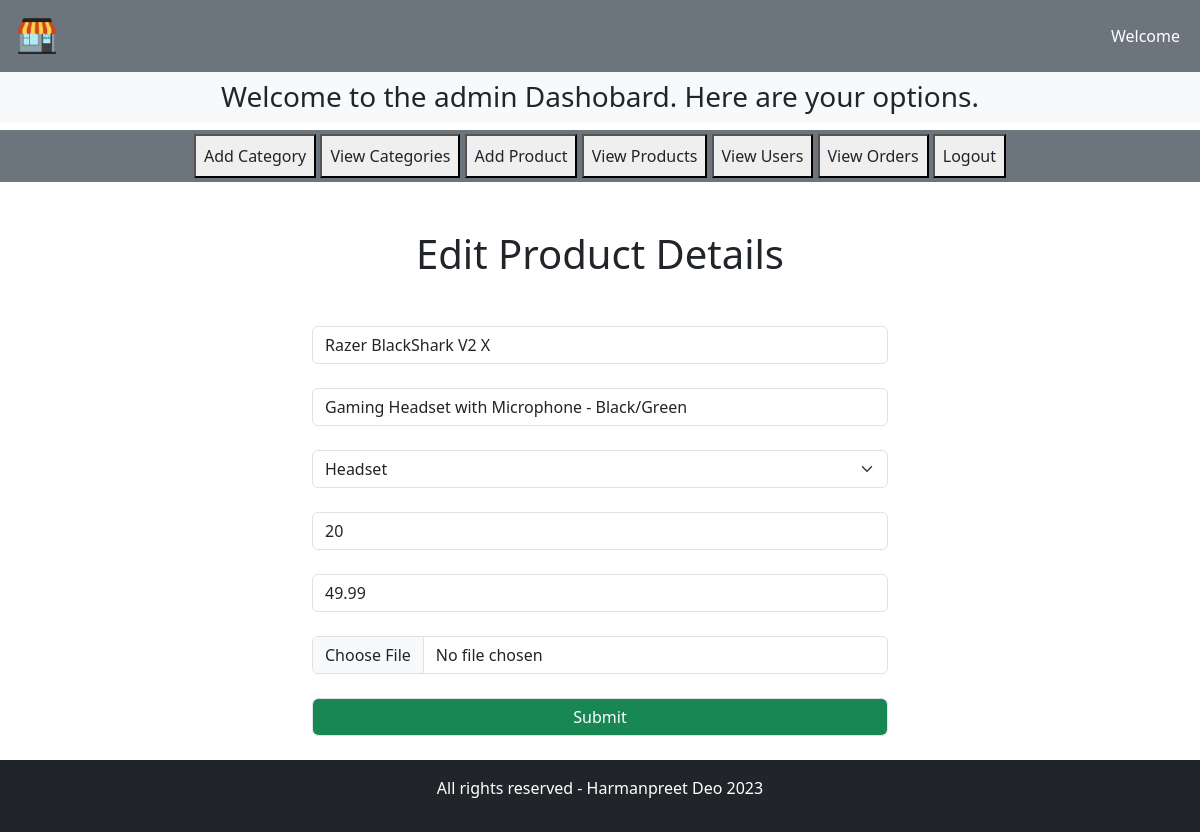
Screenshot of /estorephp/admin/updateProduct.php?productID=7 with the database file from the repository.
### tables this page shows
CREATE TABLE `products` (
  `productID` int(6) NOT NULL,
  `name` varchar(50) NOT NULL,
  `description` text NOT NULL,
  `categoryID` int(4) NOT NULL,
  `quantity` int(4) NOT NULL,
  `price` decimal(10,2) NOT NULL,
  `productImage` varchar(255) NOT NULL,
  `addedOn` timestamp NOT NULL DEFAULT current_timestamp() ON UPDATE current_timestamp()
);

CREATE TABLE `categories` (
  `categoryID` int(4) NOT NULL,
  `name` varchar(25) NOT NULL,
  `description` text NOT NULL
);

### estorephp/controllers/ProductController.php (called while the page is built, shortened)
<?php
    class ProductController {
        private $model;
        public function __construct($model) {
            $this->model = $model;
        }
        public function getProductByID($id) {
            return $this->model->getProductByID($id);
        }
    }
?>

### estorephp/models/ProductModel.php (called while the page is built, shortened)
<?php
    class ProductModel{
        private $db;
        public function __construct($db) {
            $this->db = $db;
        }
        public function getProductByID($id) {
            $query = "SELECT * FROM products WHERE productID = :id";
            $statement = $this->db->prepare($query);
            $statement->bindValue(':id', $id);
            $statement->execute();
            $product = $statement->fetch();
            return $product;
        }
    }
?>

### estorephp/controllers/CategoryController.php (called while the page is built, shortened)
<?php
    class CategoryController {
        private $model;
        public function __construct($model) {
            $this->model = $model;
        }
        public function getCategories() {
            return $this->model->getCategories();
        }
        public function getCategoryByID($id) {
            return $this->model->getCategoryByID($id);
        }
    }
?>

### estorephp/models/CategoryModel.php (called while the page is built, shortened)
<?php
    class CategoryModel {
        private $db;
        public function __construct($db) {
            $this->db = $db;
        }
        public function getCategories () {
            $query = "SELECT * FROM categories ORDER BY name ASC";
            $statement = $this->db->prepare($query);
            $statement->execute();
            $categories = $statement->fetchAll();
            return $categories;
        }
        public function getCategoryByID($id) {
            $query = "SELECT * FROM categories WHERE categoryID = :categoryID";
            $statement = $this->db->prepare($query);
            $statement->bindValue(':categoryID', $id);
            $statement->execute();
            $category = $statement->fetch();
            if($category) {
                return $category;
            }
        }
    }
?>

### estorephp/admin/updateProduct.php (the view, shortened to what this page needs)
<?php
    include("../includes/connect.php");
    include("../controllers/ProductController.php");
    include("../models/ProductModel.php");
    include("../models/CategoryModel.php");
    include("../controllers/CategoryController.php");
    $categoryModel = new CategoryModel($db);
    $categoryController = new CategoryController($categoryModel);
    $productModel = new ProductModel($db);
    $productController = new ProductController($productModel);
    $product = $productController->getProductByID($_GET['productID']);
    $category = $categoryController->getCategoryByID($product['categoryID']);
    $categories = $categoryController->getCategories();
?>
<!DOCTYPE html>
<html lang="en">
<head>
    <link href="https://cdn.jsdelivr.net/npm/bootstrap@5.3.2/dist/css/bootstrap.min.css" rel="stylesheet">
    <link rel="stylesheet" href="https://cdnjs.cloudflare.com/ajax/libs/font-awesome/6.5.1/css/all.min.css" />
    <link rel="stylesheet" href="../style.css">
</head>
<body>
    <?php include("nav.php") ?>
    <div class="container w-50 mt-5">
        <h1 class="text-center mb-5">Edit Product Details</h1>
        <form action="" method="POST" enctype="multipart/form-data">
            <div class="form-outline mb-4">
                <input type="text" name="name" id="name" class="form-control" value="<?php echo $product['name']?>" autocomplete="off" required>
            </div>
            <div class="form-outline mb-4">
                <input type="text" name="description" id="description" class="form-control" value="<?php echo $product['description']?>" autocomplete="off" required>
            </div>
            <div class="form-outline mb-4">
                <select name="categoryID" class="form-select" required>
                    <option value="<?php echo $product['categoryID']?>"><?php echo $category['name']?></option>
                </select>
            </div>
            <div class="form-outline mb-4">
                <input type="text" name="quantity" id="quantity" class="form-control" value="<?php echo $product['quantity']?>" autocomplete="off" required>
            </div>
            <div class="form-outline mb-4">
                <input type="text" name="price" id="price" class="form-control" value="<?php echo $product['price']?>" autocomplete="off" required>
            </div>
            <div class="form-outline mb-4">
                <input type="file" name="productImage" id="productImage" class="form-control">
            </div>
            <div class="form-outline mb-4">
                <input type="submit" name="insertProduct" class="form-control bg-success text-white">
            </div>
        </form>
    </div>
    <?php include("../includes/footer.php") ?>
</body>
</html>

### estorephp/style.css (style rules this page uses)
* { margin: 0; padding: 0; box-sizing: border-box; }

### rows the page displays
products: name "Razer BlackShark V2 X", description "Gaming Headset with Microphone - Black/Green", quantity "20", price "49.99"
categories: categoryID "Headset"
